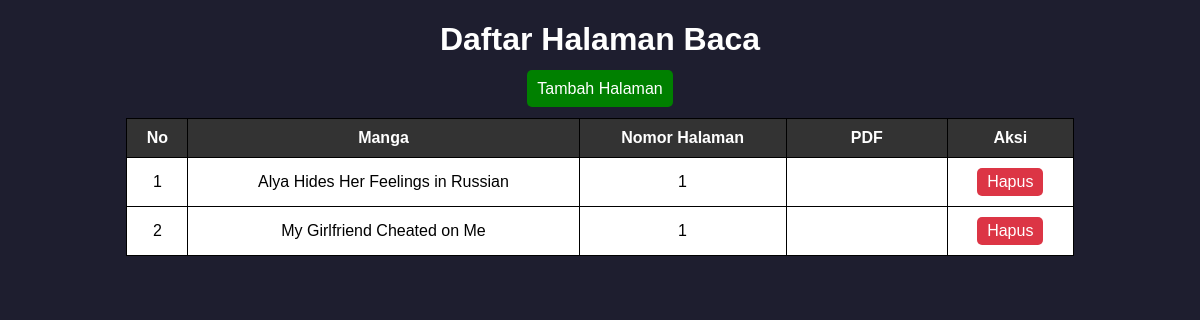
The app's page /testnav.php with its own data.
### tables this page shows
CREATE TABLE `manga_pages` (
  `id` int(11) NOT NULL,
  `manga_id` int(11) DEFAULT NULL,
  `page_number` int(11) DEFAULT NULL,
  `pdf_url` varchar(255) NOT NULL
);

CREATE TABLE `manga` (
  `id` int(11) NOT NULL,
  `title` varchar(255) DEFAULT NULL,
  `image` varchar(255) DEFAULT NULL,
  `price` int(11) DEFAULT NULL,
  `description` text DEFAULT NULL
);

### testnav.php (the view, shortened to what this page needs)
<?php
include '../koneksi/config.php';
$sql = "SELECT manga_pages.*, manga.title FROM manga_pages
        JOIN manga ON manga_pages.manga_id = manga.id
        ORDER BY manga_pages.manga_id, manga_pages.page_number";
$result = $conn->query($sql);
?>
<!DOCTYPE html>
<html lang="id">
<head>
</head>
<body>
    <h1>Daftar Halaman Baca</h1>
    <a href="add_read.php" style="background: green; padding: 10px; color: white; border-radius: 5px;">Tambah Halaman</a>
    <table>
        <tr>
            <th>No</th>
            <th>Manga</th>
            <th>Nomor Halaman</th>
            <th>PDF</th>
            <th>Aksi</th>
        </tr>
        <?php
        $no = 1;
        while ($row = $result->fetch_assoc()) { ?>
        <tr>
            <td><?php echo $no++; ?></td>
            <td><?php echo $row['title']; ?></td>
            <td><?php echo $row['page_number']; ?></td>
            <td><a href="<?php echo $row['pdf_url']; ?>" target="_blank">Lihat PDF</a></td>
            <td>
                <a href="delete_read.php?id=<?php echo $row['id']; ?>" onclick="return confirm('Yakin ingin menghapus halaman ini?');" class="delete-btn">Hapus</a>
            </td>
        </tr>
        <?php } ?>
    </table>
</body>
</html>

### testnav.php (style rules this page uses)
body { font-family: Arial, sans-serif; background-color: #1e1e2f; color: white; text-align: center; }
table { width: 80%; margin: 20px auto; border-collapse: collapse; background: white; color: black; }
table, th, td { border: 1px solid black; padding: 10px; }
th { background: #333; color: white; }
a { text-decoration: none; color: white; padding: 5px 10px; border-radius: 5px; }
.delete-btn { background-color: #dc3545; padding: 5px 10px; display: inline-block; }

### records on screen
manga_pages: manga.title "Alya Hides Her Feelings in Russian", page_number "1"
manga_pages: manga.title "My Girlfriend Cheated on Me", page_number "1"
